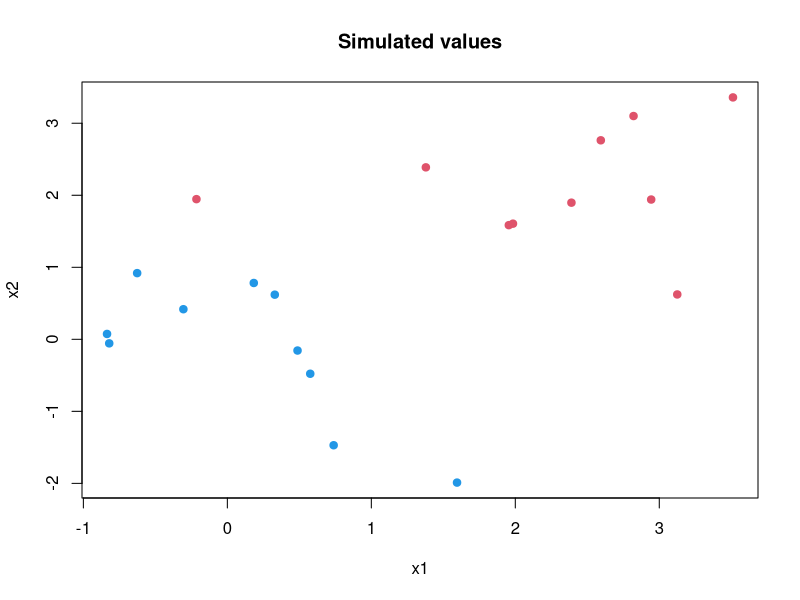
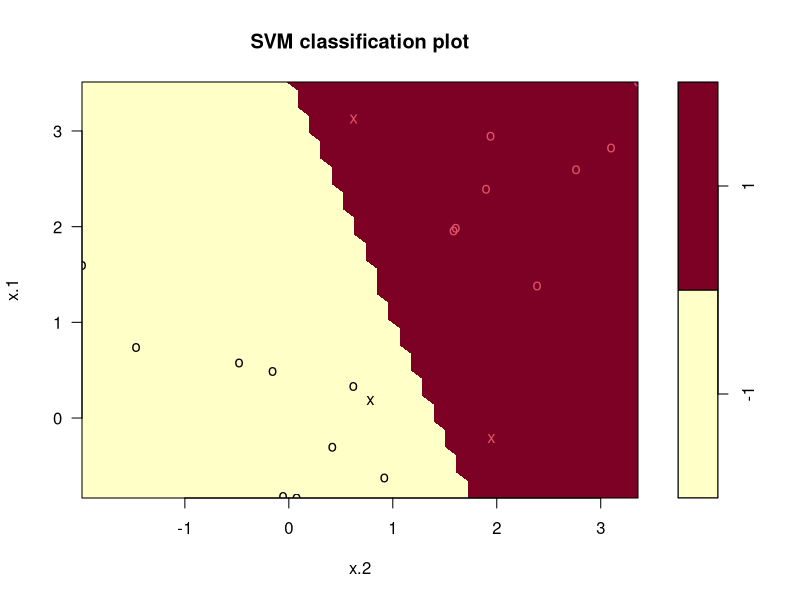
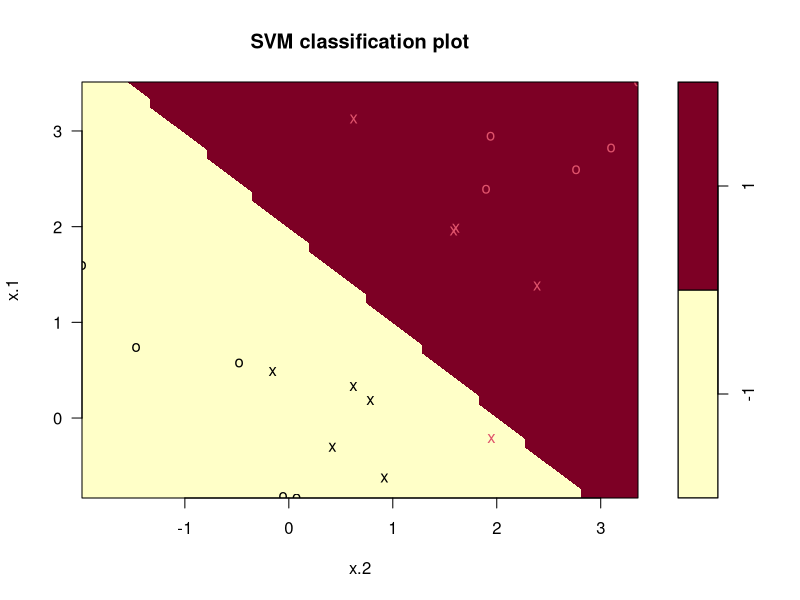
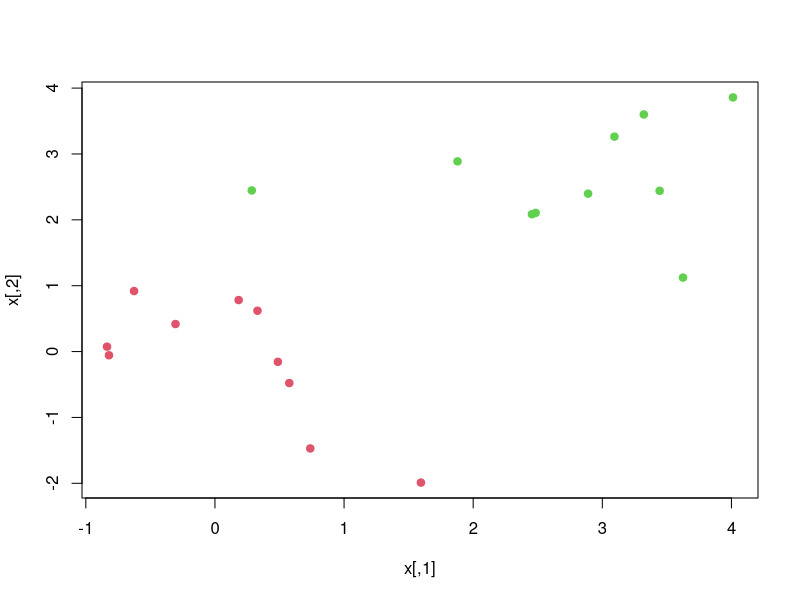
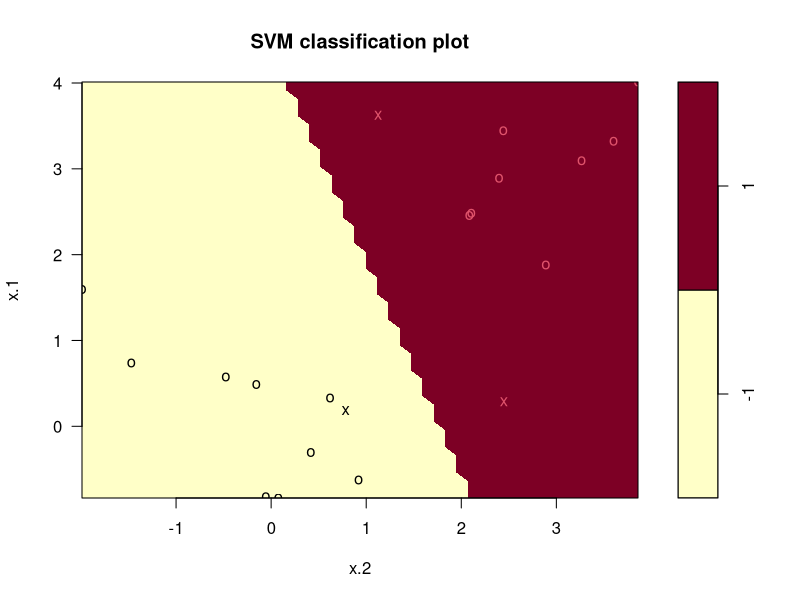
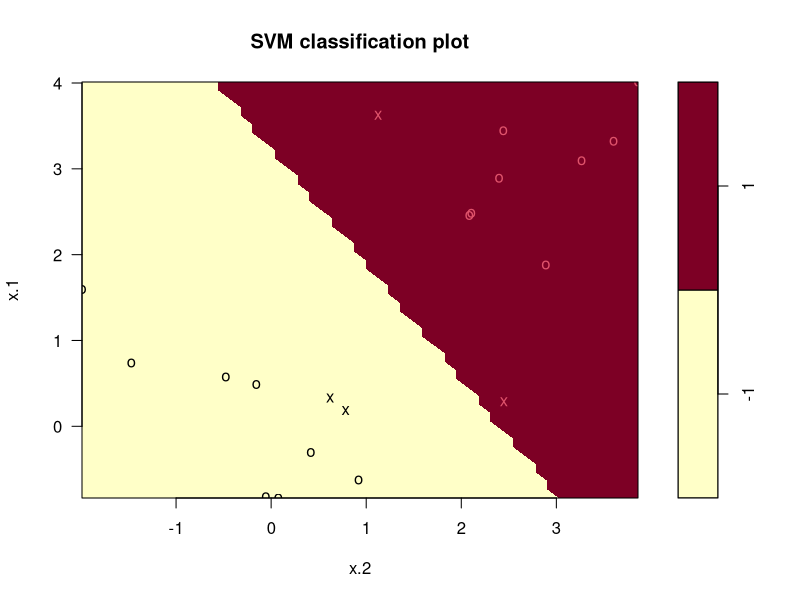

Reproduce these figures in R, in order.
## ---- chunk 1
set.seed(1)
x <- matrix(rnorm(20 * 2), ncol = 2)
y <- c(rep(-1, 10), rep(1, 10))
x[y == 1, ] <- x[y == 1, ] + 2
plot(x, col = (3 - y), pch=19, 
     main="Simulated values",
     xlab="x1", ylab="x2")
## ---- chunk 2
dat <- data.frame(x = x, y = as.factor(y))
library(e1071)
svmfit <- svm(y ~ ., data = dat, kernel = "linear", 
    cost = 10, scale = FALSE)

svmfit
## ---- chunk 3
plot(svmfit, dat)
## ---- chunk 4
svmfit$index
## ---- chunk 5
summary(svmfit)
## ---- chunk 6
svmfit <- svm(y ~ ., data = dat, kernel = "linear", 
    cost = 0.1, scale = FALSE)
plot(svmfit, dat)
svmfit$index
## ---- chunk 7
set.seed(1)
tune.out <- tune(svm, y ~ ., data = dat, kernel = "linear", 
    ranges = list(cost = c(0.001, 0.01, 0.1, 1, 5, 10, 100)))
## ---- chunk 8
summary(tune.out)
## ---- chunk 9
bestmod <- tune.out$best.model
summary(bestmod)
## ---- chunk 10
xtest <- matrix(rnorm(20 * 2), ncol = 2)
ytest <- sample(c(-1, 1), 20, rep = TRUE)
xtest[ytest == 1, ] <- xtest[ytest == 1, ] + 2
testdat <- data.frame(x = xtest, y = as.factor(ytest))
## ---- chunk 11
ypred <- predict(bestmod, testdat)
table(predict = ypred, truth = testdat$y)
## ---- chunk 12
svmfit <- svm(y ~ ., data = dat, kernel = "linear", 
    cost = .01, scale = FALSE)
ypred <- predict(svmfit, testdat)
table(predict = ypred, truth = testdat$y)
## ---- chunk 13
x[y == 1, ] <- x[y == 1, ] + 0.5
plot(x, col = (y + 5) / 2, pch = 19)
## ---- chunk 14
dat <- data.frame(x = x, y = as.factor(y))
svmfit <- svm(y ~ ., data = dat, kernel = "linear", 
    cost = 1e5)
summary(svmfit)
plot(svmfit, dat)
## ---- chunk 15
svmfit <- svm(y ~ ., data = dat, kernel = "linear", cost = 1)
summary(svmfit)
plot(svmfit, dat)
